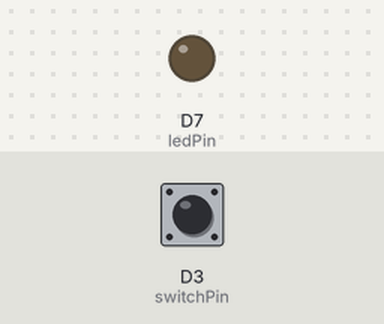
This sketch was run on a simulated ESP8266 (NodeMCU). Parts: output pins drawn as LEDs (lit = HIGH). The test bench sets the inputs (shaded band); at power-on: D3 (switchPin) HIGH. What the sketch prints to the serial monitor is not drawn.

Above: at 1.2 s.
1.3 s: D3 (switchPin) pulled LOW for 0.15 s
At 4.3 s:
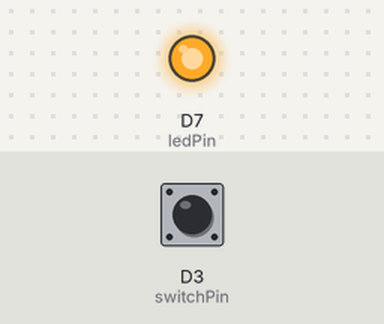
Timing chart, 0 to 10.3 s (numbered marks = the images above; inputs shaded):
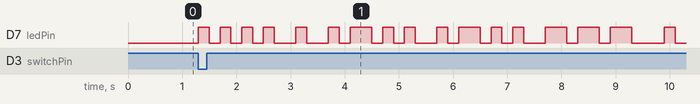

Measured:
- after the input at 1.3 s, D7 (ledPin): LOW → HIGH at once, → LOW 0.20 s later, → HIGH 0.20 s later, → LOW 0.20 s later, … (34 changes in this stretch)

The sketch:

morse-code.ino
```cpp
/* Morse Code Flasher -- J. Hollingsworth */

String letters[] = {
  ".-", "-...", "-.-.", "-..", ".", "..-.", "--.", "....", "..",    // A-I
  ".---", "-.-", ".-..", "--", "-.", "---", ".--.", "--.-", ".-.",  // J-R
  "...", "-", "..-", "...-", ".--", "-..-", "-.--", "--.."          // S-Z
};

String message = "hello world";

const int ledPin = D7;
const int switchPin = D3;

#define DOT_DELAY 200
#define DASH_DELAY 400
#define BETWEEN_DOT_DASH_DELAY 200
#define AFTER_CHARACTER_DELAY 200
#define AFTER_WORD_DELAY 1400

/* display a dot*/
void dot() {
    digitalWrite(ledPin, HIGH);
    delay(DOT_DELAY);
    digitalWrite(ledPin, LOW);
}

/* display a dash */
void dash() {
    digitalWrite(ledPin, HIGH);
    delay(DASH_DELAY);
    digitalWrite(ledPin, LOW);
}

/* display a charcter */
void displayLetter(char ch) {
    Serial.print(String(ch) + ": ");
    if (ch >= 'a' && ch <= 'z') {
        String code = letters[ch - 'a'];
        for (int i = 0; i < code.length(); i++) {
            if (code.charAt(i) == '.') {
                Serial.print(".");
                dot();
            } else {
                Serial.print("-");
                dash();
            }

            delay(BETWEEN_DOT_DASH_DELAY);
        }
    }
    Serial.println();
}


void setup() {
    Serial.begin(9600);
    pinMode(ledPin, OUTPUT);
    pinMode(switchPin, INPUT_PULLUP);
}

void loop() {

    if (digitalRead(switchPin) == LOW) {
        message.toLowerCase();
        Serial.println("message: " + message);
        for (int i = 0; i < message.length(); i++) {
            char ch = message.charAt(i);
            displayLetter(ch);
            delay(AFTER_CHARACTER_DELAY);
        }

        delay(AFTER_WORD_DELAY);
    }
}
```
